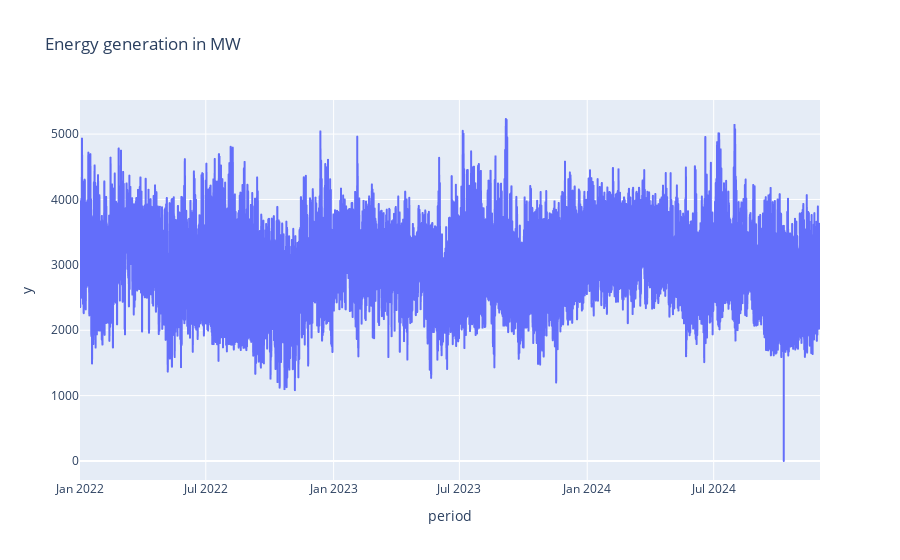

Here is the notebook cell this chart was saved with:
### Code cell
import plotly.express as px
px.line(data.index, x='period', y=data['value'],title='Energy generation in MW')

### Figure 1 — Plotly figure (JSON) as saved in the notebook; plotly's stock layout.template omitted (floating-point values rounded to 4 significant figures; data arrays with more than 128 entries replaced by an {"elided": "..."} marker saying what was removed)
{"data": [{"hovertemplate": "period=%{x}<br>y=%{y}<extra></extra>", "legendgroup": "", "line": {"color": "#636efa", "dash": "solid"}, "marker": {"symbol": "circle"}, "mode": "lines", "name": "", "showlegend": false, "type": "scattergl", "x": {"elided": "25561 str values"}, "xaxis": "x", "y": {"elided": "25561 int values"}, "yaxis": "y"}], "layout": {"legend": {"tracegroupgap": 0}, "title": {"text": "Energy generation in MW"}, "xaxis": {"anchor": "y", "domain": [0, 1], "title": {"text": "period"}}, "yaxis": {"anchor": "x", "domain": [0, 1], "title": {"text": "y"}}}}
